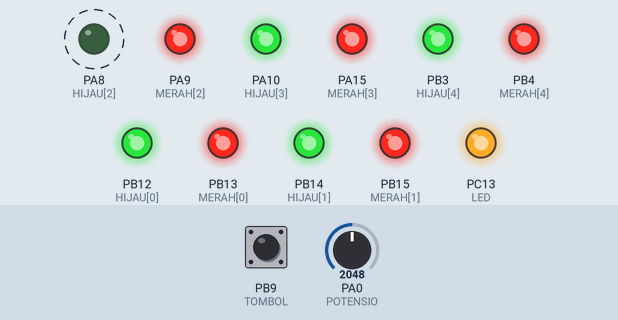
This sketch was run on a simulated STM32 Blue Pill. On the bench: output pins drawn as LEDs (lit = HIGH). Dashed ring = blinking. The inputs (shaded band) are chosen by the test bench; at power-on: PB9 (TOMBOL) HIGH, PA0 (POTENSIO) = 2048.

Above: at 1.3 s.
1.4 s: PB9 (TOMBOL) pulled LOW for 0.6 s
At 2.4 s:
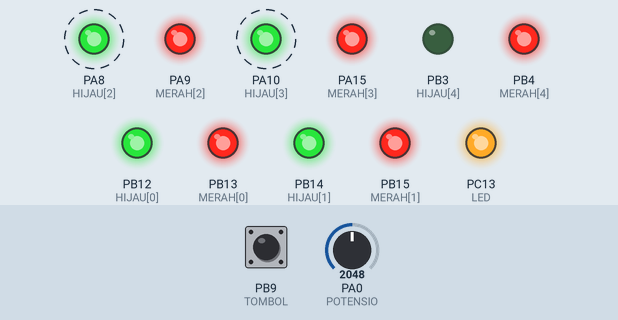
4.4 s: PB9 (TOMBOL) pulled LOW for 1 s
At 6.9 s:
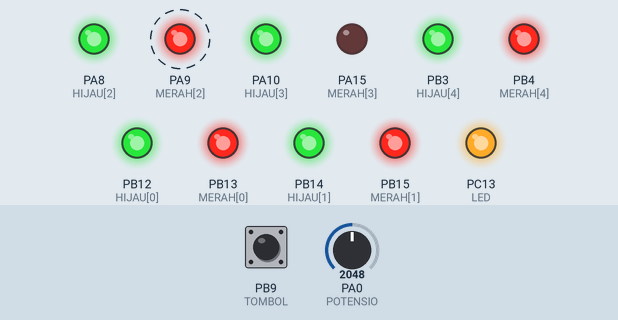
7.4 s: PB9 (TOMBOL) pulled LOW for 0.6 s
At 7.9 s:
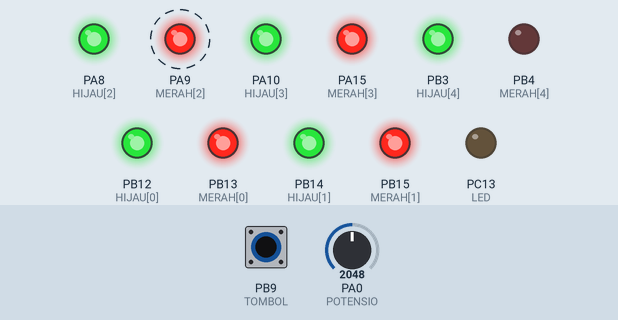
11.0 s: PB9 (TOMBOL) pulled LOW for 3.2 s
At 11.5 s:
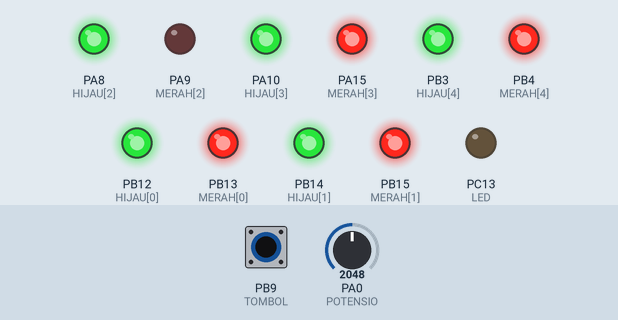
15.7 s: PA0 (POTENSIO) set to 1228
At 18.15 s:
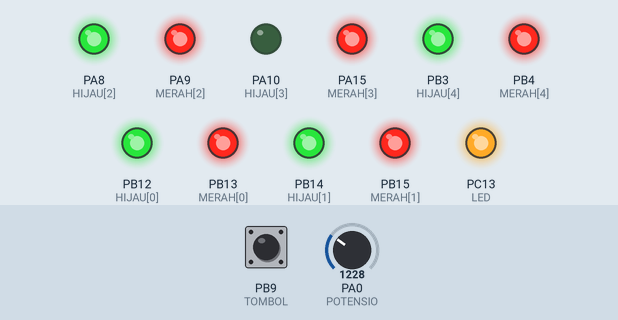
18.7 s: PB9 (TOMBOL) pulled LOW for 1 s
At 19.99 s:
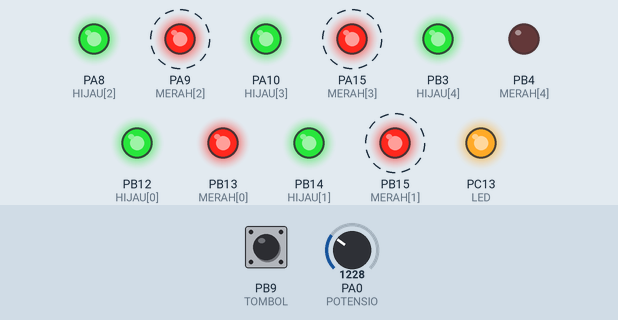
Timing chart, 0 to 22.7 s (numbered marks = the images above; inputs shaded):
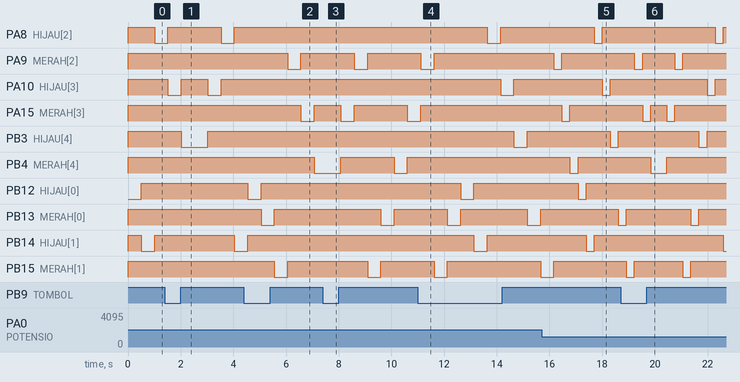

The sketch:

RunningLED.ino
```cpp
byte HIJAU [5] = {PB12, PB14, PA8, PA10, PB3};
byte MERAH [5] = {PB13, PB15, PA9, PA15, PB4};

#define TOMBOL PB9
#define POTENSIO PA0
#define LED PC13

#define JEDA map(analogRead(POTENSIO),0,4095,10,1000)
byte MODE = 0;
boolean PB = true;

void setup() {
  for (byte i=0; i<5;i++){
    pinMode(HIJAU[i],OUTPUT);
    pinMode(MERAH[i],OUTPUT);
    digitalWrite(HIJAU[i],HIGH);
    digitalWrite(MERAH[i],HIGH);
  }
  pinMode(TOMBOL, INPUT_PULLUP);
  pinMode(POTENSIO, INPUT_ANALOG);
  pinMode(LED,OUTPUT);
  digitalWrite(LED,HIGH);

  attachInterrupt(digitalPinToInterrupt(TOMBOL), MODE_CHANGE, CHANGE);

}
void MODE_CHANGE(){
  if (digitalRead(TOMBOL)==HIGH && PB == false){
    PB=true;
    digitalWrite(LED,HIGH);
  }
  if (digitalRead(TOMBOL)==LOW  && PB == true) {
    PB=false;
    MODE++;
    if (MODE>7)MODE=0;
    digitalWrite(LED,LOW);
  }
}
void loop() {

  switch (MODE){
    case 0:                                                       //HIJAU KE KIRI
      for (byte i=0; i<5;i++){
        digitalWrite(HIJAU[i],LOW);
        if (i>0){digitalWrite(HIJAU[i-1],HIGH);}
        else{digitalWrite(HIJAU[4],HIGH);}
        delay(JEDA);
      }
      digitalWrite(HIJAU[4],HIGH);
      break;
    case 1:                                                     // HIJAU KE KANAN
      for (byte i=5; i>0;i--){
        digitalWrite(HIJAU[i-1],LOW);
        if (i<5){digitalWrite(HIJAU[i],HIGH);}
        else{digitalWrite(HIJAU[0],HIGH);}
        delay(JEDA);
      }
      digitalWrite(HIJAU[0],HIGH);
      break;
    case 2:                                                     //MERAH KE KIRI
      for (byte i=0; i<5;i++){
        digitalWrite(MERAH[i],LOW);
        if (i>0){digitalWrite(MERAH[i-1],HIGH);}
        else{digitalWrite(MERAH[4],HIGH);}
        delay(JEDA);
      }
      digitalWrite(MERAH[4],HIGH);
      break;
    case 3:                                                   // MERAH KE KANAN
      for (byte i=5; i>0;i--){
        digitalWrite(MERAH[i-1],LOW);
        if (i<5){digitalWrite(MERAH[i],HIGH);}
        else{digitalWrite(MERAH[0],HIGH);}
        delay(JEDA);
      }
      digitalWrite(MERAH[0],HIGH);
      break;
    case 4:                                                     //MERAH DAN HIJAU KE KIRI BERGANTIAN
      for (byte i=0; i<5;i++){
        digitalWrite(HIJAU[i],LOW);
        if (i>0){digitalWrite(HIJAU[i-1],HIGH);}
        else{digitalWrite(HIJAU[4],HIGH);}
        delay(JEDA);
      }
      digitalWrite(HIJAU[4],HIGH);
      for (byte i=0; i<5;i++){
        digitalWrite(MERAH[i],LOW);
        if (i>0){digitalWrite(MERAH[i-1],HIGH);}
        else{digitalWrite(MERAH[4],HIGH);}
        delay(JEDA);
      }
      digitalWrite(MERAH[4],HIGH);
      break;
    case 5:                                           //MERAH DAN HIJAU KE KANAN BERGANTIAN
      for (byte i=5; i>0;i--){
        digitalWrite(MERAH[i-1],LOW);
        if (i<5){digitalWrite(MERAH[i],HIGH);}
        else{digitalWrite(MERAH[0],HIGH);}
        delay(JEDA);
      }
      digitalWrite(MERAH[0],HIGH);
      for (byte i=5; i>0;i--){
        digitalWrite(HIJAU[i-1],LOW);
        if (i<5){digitalWrite(HIJAU[i],HIGH);}
        else{digitalWrite(HIJAU[0],HIGH);}
        delay(JEDA);
      }
      digitalWrite(HIJAU[0],HIGH);
      break;
    case 6:                                         //HIJAU KE KIRI DAN MERAH KE KANAN BERGANTIAN
      for (byte i=0; i<5;i++){
        digitalWrite(HIJAU[i],LOW);
        if (i>0){digitalWrite(HIJAU[i-1],HIGH);}
        else{digitalWrite(HIJAU[4],HIGH);}
        delay(JEDA);
      }
      digitalWrite(HIJAU[4],HIGH);
      for (byte i=5; i>0;i--){
        digitalWrite(MERAH[i-1],LOW);
        if (i<5){digitalWrite(MERAH[i],HIGH);}
        else{digitalWrite(MERAH[0],HIGH);}
        delay(JEDA);
      }
      digitalWrite(MERAH[0],HIGH);
      break;
    case 7:                                         //MERAH KE KIRI DAN HIJAU KE KANAN BERGANTIAN
      for (byte i=0; i<5;i++){
        digitalWrite(MERAH[i],LOW);
        if (i>0){digitalWrite(MERAH[i-1],HIGH);}
        else{digitalWrite(MERAH[4],HIGH);}
        delay(JEDA);
      }
      digitalWrite(MERAH[4],HIGH);
      for (byte i=5; i>0;i--){
        digitalWrite(HIJAU[i-1],LOW);
        if (i<5){digitalWrite(HIJAU[i],HIGH);}
        else{digitalWrite(HIJAU[0],HIGH);}
        delay(JEDA);
      }
      digitalWrite(HIJAU[0],HIGH);
      break;
  }
}
```

Measured:
- after the input at 1.4 s, PB12 (HIJAU[0]): stays HIGH (without the input it goes to LOW after 1.1 s); PC13 (LED): HIGH → LOW at once, → HIGH 0.60 s later
- after the input at 4.4 s, PA8 (HIJAU[2]): stays HIGH (without the input it goes to LOW after 1.7 s); PA9 (MERAH[2]): HIGH → LOW after 1.7 s, → HIGH 0.51 s later
- after the input at 7.4 s, PC13 (LED): HIGH → LOW at once, → HIGH 0.60 s later
- after the input at 11.0 s, PA8 (HIJAU[2]): HIGH → LOW after 2.6 s, → HIGH 0.51 s later; PA9 (MERAH[2]): goes on until 11.6 s, then stays HIGH; PA10 (HIJAU[3]): HIGH → LOW after 3.1 s, → HIGH 0.51 s later; PA15 (MERAH[3]): goes on until 11.1 s, then stays HIGH; PB3 (HIJAU[4]): HIGH → LOW after 3.6 s, → HIGH 0.51 s later
- after the input at 15.7 s, PA8 (HIJAU[2]): HIGH → LOW after 2.0 s instead of 3.0 s; PA10 (HIJAU[3]): HIGH → LOW after 2.3 s, → HIGH 0.31 s later; PB3 (HIJAU[4]): HIGH → LOW after 2.6 s, → HIGH 0.31 s later; PB13 (MERAH[0]): HIGH → LOW after 2.9 s
- after the input at 18.7 s, PA9 (MERAH[2]): HIGH → LOW after 2.1 s, → HIGH 0.31 s later; PB12 (HIJAU[0]): stays HIGH (without the input it goes to LOW after 1.4 s); PB15 (MERAH[1]): HIGH → LOW after 2.4 s, → HIGH 0.31 s later; PC13 (LED): HIGH → LOW at once, → HIGH 1.0 s later
- by itself, PA10 (HIJAU[3]): alternates HIGH for 1.0 s and LOW for 0.51 s
